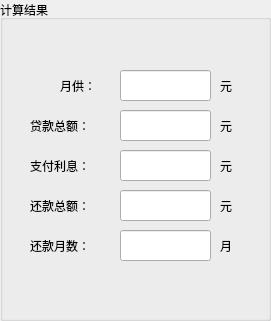
  <widget class="QGroupBox" name="groupBoxhunhebenxi">
   <property name="geometry">
    <rect>
     <x>450</x>
     <y>110</y>
     <width>271</width>
     <height>321</height>
    </rect>
   </property>
   <property name="title">
    <string>计算结果</string>
   </property>
   <widget class="QLabel" name="label_53">
    <property name="geometry">
     <rect>
      <x>60</x>
      <y>70</y>
      <width>72</width>
      <height>31</height>
     </rect>
    </property>
    <property name="text">
     <string>月供：</string>
    </property>
   </widget>
   <widget class="QLabel" name="label_54">
    <property name="geometry">
     <rect>
      <x>30</x>
      <y>110</y>
      <width>72</width>
      <height>31</height>
     </rect>
    </property>
    <property name="text">
     <string>贷款总额：</string>
    </property>
   </widget>
   <widget class="QLabel" name="label_55">
    <property name="geometry">
     <rect>
      <x>30</x>
      <y>150</y>
      <width>72</width>
      <height>31</height>
     </rect>
    </property>
    <property name="text">
     <string>支付利息：</string>
    </property>
   </widget>
   <widget class="QLabel" name="label_56">
    <property name="geometry">
     <rect>
      <x>30</x>
      <y>190</y>
      <width>72</width>
      <height>31</height>
     </rect>
    </property>
    <property name="text">
     <string>还款总额：</string>
    </property>
   </widget>
   <widget class="QLabel" name="label_57">
    <property name="geometry">
     <rect>
      <x>30</x>
      <y>230</y>
      <width>72</width>
      <height>31</height>
     </rect>
    </property>
    <property name="text">
     <string>还款月数：</string>
    </property>
   </widget>
   <widget class="QLineEdit" name="lineEdit_50">
    <property name="geometry">
     <rect>
      <x>120</x>
      <y>70</y>
      <width>91</width>
      <height>31</height>
     </rect>
    </property>
   </widget>
   <widget class="QLineEdit" name="lineEdit_51">
    <property name="geometry">
     <rect>
      <x>120</x>
      <y>110</y>
      <width>91</width>
      <height>31</height>
     </rect>
    </property>
   </widget>
   <widget class="QLineEdit" name="lineEdit_52">
    <property name="geometry">
     <rect>
      <x>120</x>
      <y>150</y>
      <width>91</width>
      <height>31</height>
     </rect>
    </property>
   </widget>
   <widget class="QLineEdit" name="lineEdit_53">
    <property name="geometry">
     <rect>
      <x>120</x>
      <y>190</y>
      <width>91</width>
      <height>31</height>
     </rect>
    </property>
   </widget>
   <widget class="QLineEdit" name="lineEdit_54">
    <property name="geometry">
     <rect>
      <x>120</x>
      <y>230</y>
      <width>91</width>
      <height>31</height>
     </rect>
    </property>
   </widget>
   <widget class="QLabel" name="label_59">
    <property name="geometry">
     <rect>
      <x>220</x>
      <y>70</y>
      <width>31</width>
      <height>31</height>
     </rect>
    </property>
    <property name="text">
     <string>元</string>
    </property>
   </widget>
   <widget class="QLabel" name="label_60">
    <property name="geometry">
     <rect>
      <x>220</x>
      <y>110</y>
      <width>31</width>
      <height>31</height>
     </rect>
    </property>
    <property name="text">
     <string>元</string>
    </property>
   </widget>
   <widget class="QLabel" name="label_61">
    <property name="geometry">
     <rect>
      <x>220</x>
      <y>150</y>
      <width>31</width>
      <height>31</height>
     </rect>
    </property>
    <property name="text">
     <string>元</string>
    </property>
   </widget>
   <widget class="QLabel" name="label_62">
    <property name="geometry">
     <rect>
      <x>220</x>
      <y>190</y>
      <width>31</width>
      <height>31</height>
     </rect>
    </property>
    <property name="text">
     <string>元</string>
    </property>
   </widget>
   <widget class="QLabel" name="label_63">
    <property name="geometry">
     <rect>
      <x>220</x>
      <y>230</y>
      <width>31</width>
      <height>31</height>
     </rect>
    </property>
    <property name="text">
     <string>月</string>
    </property>
   </widget>
  </widget>
